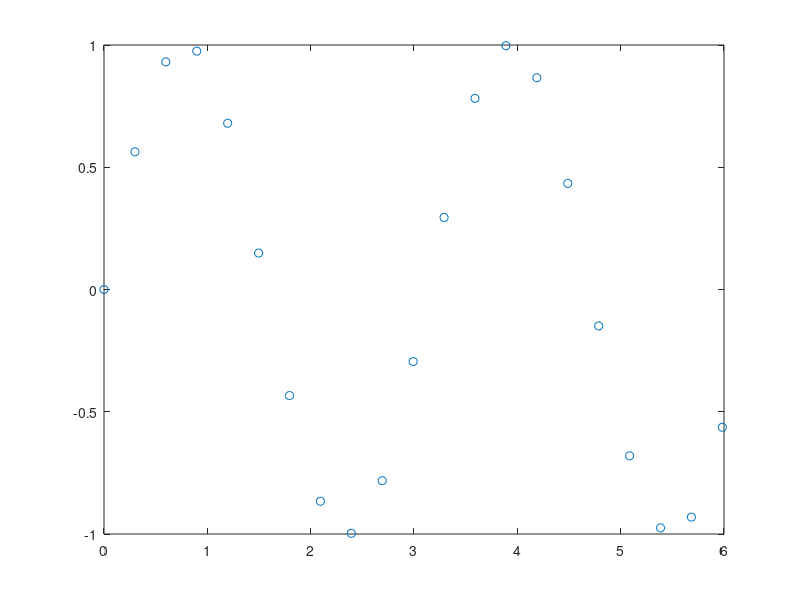
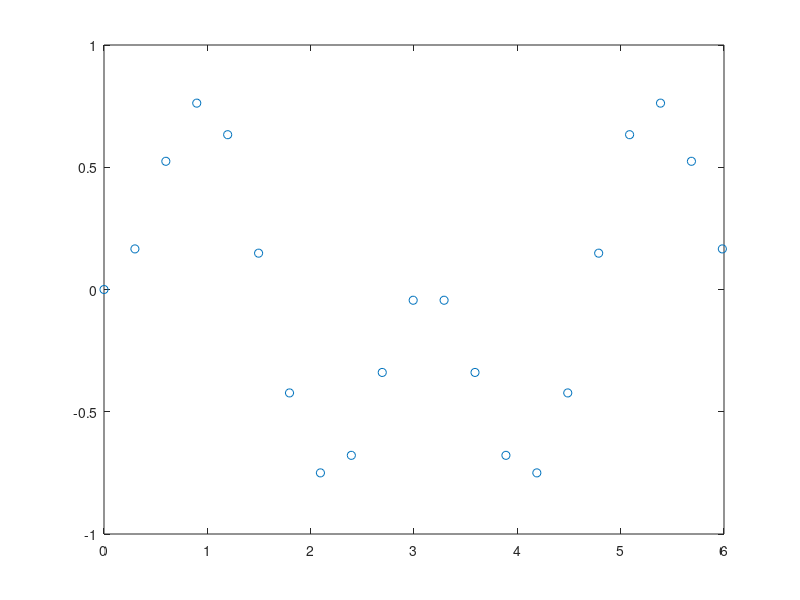
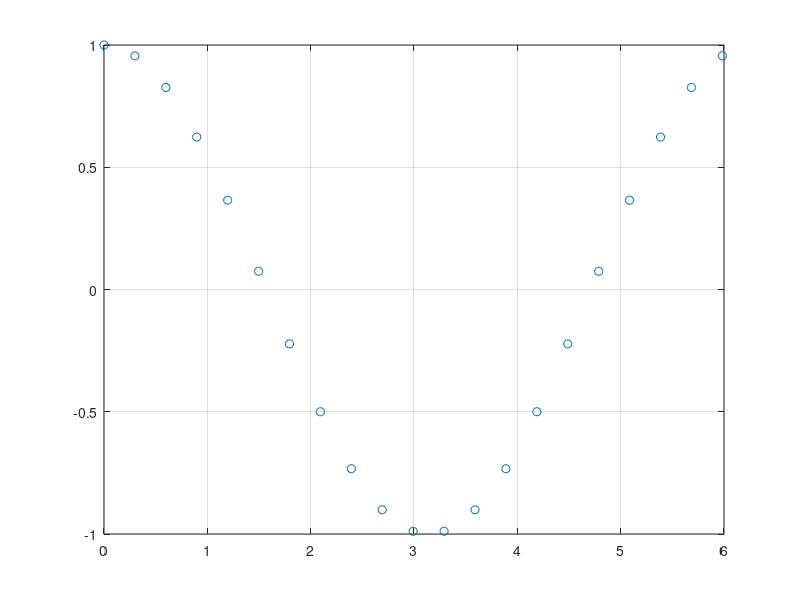
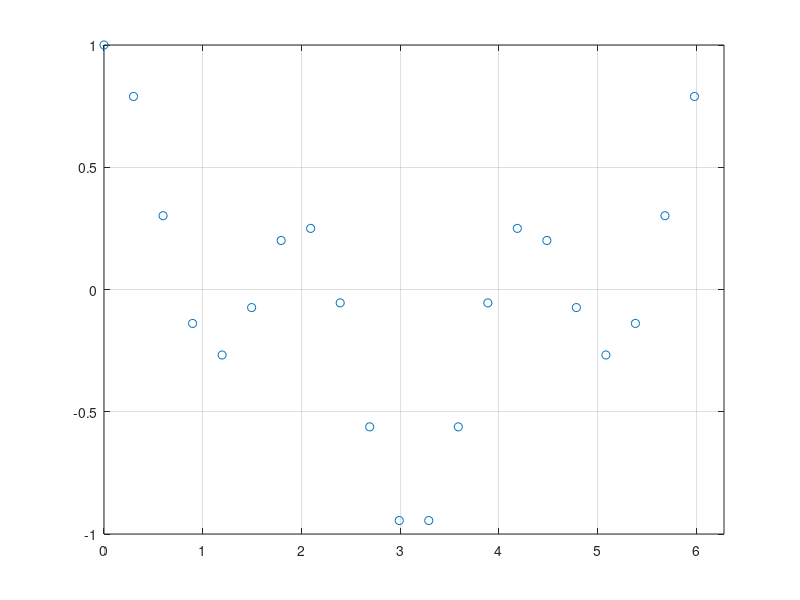

Here is the MATLAB script that generated these plots, in order:
clear;
clc;
m=10;
x=0:2*pi/(2*m+1):2*pi*2*m/(2*m+1);
figure(1)
plot(x,sin(2*x),'o')
figure(2)
plot(x,sin(2*x).*sin(x),'o')
figure(3)
plot(x,cos(x),'o')
grid on
figure(4)
plot(x,cos(2*x).*cos(x),'o')
grid on
axis([0,2*pi,-1,1])